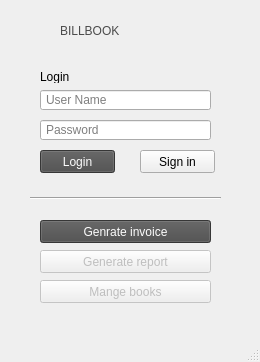
<?xml version="1.0" encoding="UTF-8"?>
<ui version="4.0">
 <class>MainWindow</class>
 <widget class="QMainWindow" name="MainWindow">
  <property name="geometry">
   <rect>
    <x>0</x>
    <y>0</y>
    <width>260</width>
    <height>362</height>
   </rect>
  </property>
  <property name="windowTitle">
   <string>MainWindow</string>
  </property>
  <widget class="QWidget" name="centralwidget">
   <widget class="QLabel" name="label">
    <property name="geometry">
     <rect>
      <x>40</x>
      <y>70</y>
      <width>47</width>
      <height>13</height>
     </rect>
    </property>
    <property name="text">
     <string>Login</string>
    </property>
   </widget>
   <widget class="QLineEdit" name="userNameInput">
    <property name="geometry">
     <rect>
      <x>40</x>
      <y>90</y>
      <width>171</width>
      <height>20</height>
     </rect>
    </property>
    <property name="styleSheet">
     <string notr="true">padding-left: 3px;</string>
    </property>
    <property name="placeholderText">
     <string>User Name</string>
    </property>
   </widget>
   <widget class="QLineEdit" name="passwordInput">
    <property name="geometry">
     <rect>
      <x>40</x>
      <y>120</y>
      <width>171</width>
      <height>20</height>
     </rect>
    </property>
    <property name="styleSheet">
     <string notr="true">padding-left: 3px;</string>
    </property>
    <property name="echoMode">
     <enum>QLineEdit::Password</enum>
    </property>
    <property name="placeholderText">
     <string>Password</string>
    </property>
   </widget>
   <widget class="QPushButton" name="loginBtn">
    <property name="geometry">
     <rect>
      <x>40</x>
      <y>150</y>
      <width>75</width>
      <height>23</height>
     </rect>
    </property>
    <property name="styleSheet">
     <string notr="true">background-color: rgb(75, 75, 75);
color: rgb(253, 253, 253);</string>
    </property>
    <property name="text">
     <string>Login</string>
    </property>
   </widget>
   <widget class="Line" name="line">
    <property name="geometry">
     <rect>
      <x>30</x>
      <y>190</y>
      <width>191</width>
      <height>16</height>
     </rect>
    </property>
    <property name="orientation">
     <enum>Qt::Horizontal</enum>
    </property>
   </widget>
   <widget class="QPushButton" name="invoiceBtn">
    <property name="enabled">
     <bool>true</bool>
    </property>
    <property name="geometry">
     <rect>
      <x>40</x>
      <y>220</y>
      <width>171</width>
      <height>23</height>
     </rect>
    </property>
    <property name="styleSheet">
     <string notr="true">background-color: rgb(75, 75, 75);
color: rgb(253, 253, 253);</string>
    </property>
    <property name="text">
     <string>Genrate invoice</string>
    </property>
   </widget>
   <widget class="QPushButton" name="reportBtn">
    <property name="enabled">
     <bool>false</bool>
    </property>
    <property name="geometry">
     <rect>
      <x>40</x>
      <y>250</y>
      <width>171</width>
      <height>23</height>
     </rect>
    </property>
    <property name="text">
     <string>Generate report</string>
    </property>
   </widget>
   <widget class="QPushButton" name="manageBookBtn">
    <property name="enabled">
     <bool>false</bool>
    </property>
    <property name="geometry">
     <rect>
      <x>40</x>
      <y>280</y>
      <width>171</width>
      <height>23</height>
     </rect>
    </property>
    <property name="text">
     <string>Mange books</string>
    </property>
   </widget>
   <widget class="QPushButton" name="signinBtn">
    <property name="geometry">
     <rect>
      <x>140</x>
      <y>150</y>
      <width>75</width>
      <height>23</height>
     </rect>
    </property>
    <property name="text">
     <string>Sign in</string>
    </property>
   </widget>
   <widget class="QLabel" name="label_2">
    <property name="geometry">
     <rect>
      <x>60</x>
      <y>10</y>
      <width>121</width>
      <height>41</height>
     </rect>
    </property>
    <property name="styleSheet">
     <string notr="true">color: rgb(75, 75, 75);
font: 75 20pt &quot;The Bold Font&quot;;</string>
    </property>
    <property name="text">
     <string>BILLBOOK</string>
    </property>
   </widget>
  </widget>
  <widget class="QMenuBar" name="menubar">
   <property name="geometry">
    <rect>
     <x>0</x>
     <y>0</y>
     <width>260</width>
     <height>21</height>
    </rect>
   </property>
  </widget>
  <widget class="QStatusBar" name="statusbar"/>
 </widget>
 <resources/>
 <connections/>
</ui>
